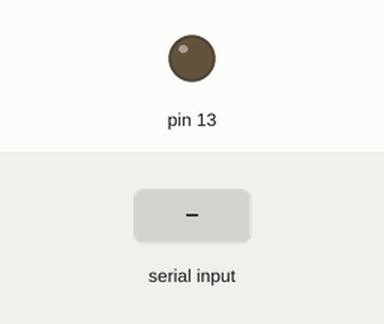
Recording of a sketch running on a simulated Arduino Uno, built with avr-gcc and run on an emulated ATmega328P. Shown: output pins drawn as LEDs (lit = HIGH). The inputs (shaded band) are chosen by the test bench.

Above: at 1.2 s.
1.3 s: "n" received over Serial
At 2.2 s:
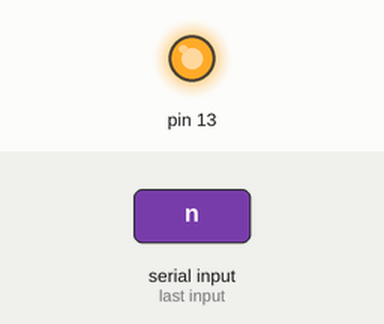
2.8 s: "1" received over Serial
At 3.4 s:
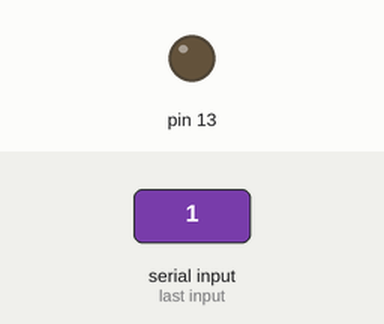
Timing chart, 0 to 5.8 s (numbered marks = the images above; inputs shaded):
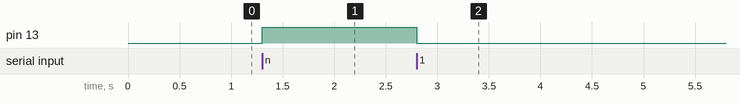

Measured:
- after the input at 1.3 s, pin 13: LOW → HIGH at once
- after the input at 2.8 s, pin 13: HIGH → LOW at once

The sketch:

sketch_apr20b.ino
```cpp
char val;

void setup() {
 pinMode(13, OUTPUT);
Serial.begin(9600);
}

void loop() {
  if(Serial.available()){
    val = Serial.read();
  }
if(val=='n'){
  digitalWrite(13, HIGH);
}else{
digitalWrite(13, LOW);
}
}
```
